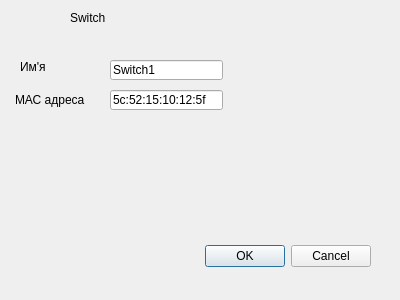
<?xml version="1.0" encoding="UTF-8"?>
<ui version="4.0">
 <class>Switchseting</class>
 <widget class="QDialog" name="Switchseting">
  <property name="geometry">
   <rect>
    <x>0</x>
    <y>0</y>
    <width>400</width>
    <height>300</height>
   </rect>
  </property>
  <property name="windowTitle">
   <string>Dialog</string>
  </property>
  <widget class="QDialogButtonBox" name="buttonBox">
   <property name="geometry">
    <rect>
     <x>30</x>
     <y>240</y>
     <width>341</width>
     <height>32</height>
    </rect>
   </property>
   <property name="orientation">
    <enum>Qt::Horizontal</enum>
   </property>
   <property name="standardButtons">
    <set>QDialogButtonBox::Cancel|QDialogButtonBox::Ok</set>
   </property>
  </widget>
  <widget class="QLabel" name="label_2">
   <property name="geometry">
    <rect>
     <x>20</x>
     <y>60</y>
     <width>46</width>
     <height>13</height>
    </rect>
   </property>
   <property name="text">
    <string>Им'я</string>
   </property>
  </widget>
  <widget class="QLabel" name="label">
   <property name="geometry">
    <rect>
     <x>70</x>
     <y>10</y>
     <width>311</width>
     <height>16</height>
    </rect>
   </property>
   <property name="text">
    <string>Switch</string>
   </property>
  </widget>
  <widget class="QLineEdit" name="lineEdit">
   <property name="geometry">
    <rect>
     <x>110</x>
     <y>60</y>
     <width>113</width>
     <height>20</height>
    </rect>
   </property>
   <property name="text">
    <string>Switch1</string>
   </property>
  </widget>
  <widget class="QLabel" name="label_3">
   <property name="geometry">
    <rect>
     <x>15</x>
     <y>90</y>
     <width>71</width>
     <height>20</height>
    </rect>
   </property>
   <property name="text">
    <string>МАС адреса</string>
   </property>
  </widget>
  <widget class="QLineEdit" name="lineEdit_2">
   <property name="geometry">
    <rect>
     <x>110</x>
     <y>90</y>
     <width>113</width>
     <height>20</height>
    </rect>
   </property>
   <property name="text">
    <string>5c:52:15:10:12:5f</string>
   </property>
  </widget>
 </widget>
 <resources/>
 <connections>
  <connection>
   <sender>buttonBox</sender>
   <signal>accepted()</signal>
   <receiver>Switchseting</receiver>
   <slot>accept()</slot>
   <hints>
    <hint type="sourcelabel">
     <x>248</x>
     <y>254</y>
    </hint>
    <hint type="destinationlabel">
     <x>157</x>
     <y>274</y>
    </hint>
   </hints>
  </connection>
  <connection>
   <sender>buttonBox</sender>
   <signal>rejected()</signal>
   <receiver>Switchseting</receiver>
   <slot>reject()</slot>
   <hints>
    <hint type="sourcelabel">
     <x>316</x>
     <y>260</y>
    </hint>
    <hint type="destinationlabel">
     <x>286</x>
     <y>274</y>
    </hint>
   </hints>
  </connection>
 </connections>
</ui>
